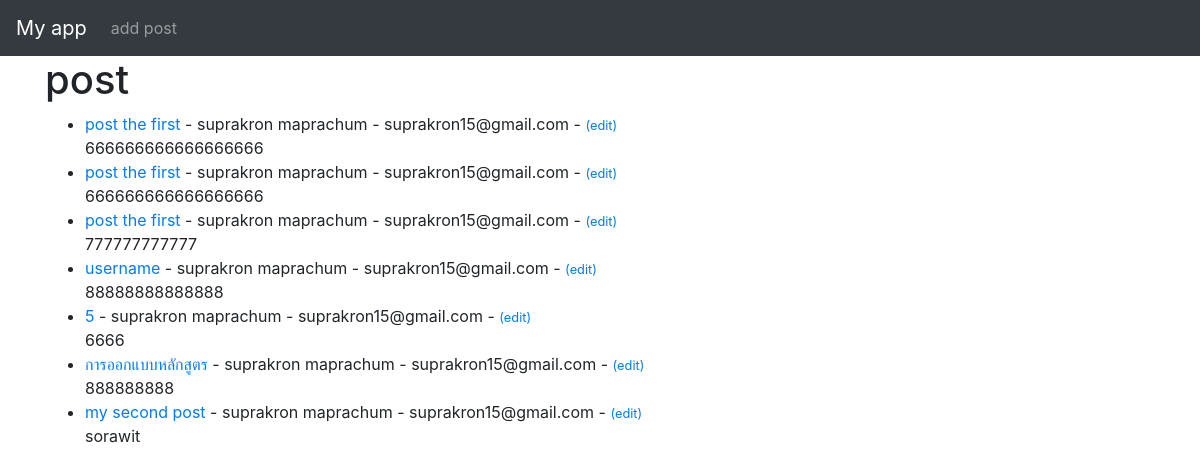
The page / on the database its author committed.
### appuser/models.py (models this page shows, shortened)
class Post(models.Model):
    title = models.CharField(max_length=255)
    title_tag = models.CharField(max_length=255 )
    author = models.ForeignKey(User, on_delete=models.CASCADE)
    body = models.TextField()

### appuser/views.py (the view)
# urls.py: path('', HomeView.as_view(), name="home"),
class HomeView(ListView):
    model = Post
    template_name = 'home.html'

### appuser/templates/home.html (shortened to what this page needs)
{% extends 'base.html' %}
{% block content %}
<h1>post</h1>
<ul>
{% for post in object_list %}
     <li><a href="{% url 'article-detail' post.pk %}">{{ post.title }} </a>- {{ post.author.first_name }}
        {{ post.author.last_name }} - {{ post.author.email }} -  <small><a href="{% url 'update_post' post.pk %}">(edit) </a></small>
        <br/>
    {{ post.body }}</li>
{% endfor %}
</ul>
{% endblock %}

### appuser/templates/base.html (shortened to what this page needs)
<!doctype html>
<html lang="en">
  <head>
    <link rel="stylesheet" href="https://cdn.jsdelivr.net/npm/bootstrap@4.6.0/dist/css/bootstrap.min.css">
  </head>
  <body>
    <nav class="navbar navbar-expand-lg navbar-dark bg-dark">
        <a class="navbar-brand" href="{% url 'home'  %}">My app</a>
        <div class="collapse navbar-collapse" id="navbarScroll">
          <ul class="navbar-nav mr-auto my-2 my-lg-0 navbar-nav-scroll" style="max-height: 100px;">
            <li class="nav-item">
              <a class="nav-link" href="{% url 'addpost'  %}">add post</a>
            </li>
          </ul>
        </div>
      </nav>
      <div class="container">
        {% block content %}
        {% endblock %}
      </div>
  </body>
</html>

### rows shown on the page
Post: title "post the first", author.first_name "suprakron", author.last_name "maprachum", author.email "suprakron15@gmail.com", body "666666666666666666"
Post: title "post the first", author.first_name "suprakron", author.last_name "maprachum", author.email "suprakron15@gmail.com", body "666666666666666666"
Post: title "post the first", author.first_name "suprakron", author.last_name "maprachum", author.email "suprakron15@gmail.com", body "777777777777"
Post: title "username", author.first_name "suprakron", author.last_name "maprachum", author.email "suprakron15@gmail.com", body "88888888888888"
Post: title "5", author.first_name "suprakron", author.last_name "maprachum", author.email "suprakron15@gmail.com", body "6666"
Post: title "การออกแบบหลักสูตร", author.first_name "suprakron", author.last_name "maprachum", author.email "suprakron15@gmail.com", body "888888888"
Post: title "my second post", author.first_name "suprakron", author.last_name "maprachum", author.email "suprakron15@gmail.com", body "sorawit"
